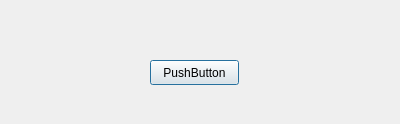
<?xml version="1.0" encoding="UTF-8"?>
<ui version="4.0">
 <class>DeleteDialog</class>
 <widget class="QDialog" name="DeleteDialog">
  <property name="geometry">
   <rect>
    <x>0</x>
    <y>0</y>
    <width>400</width>
    <height>124</height>
   </rect>
  </property>
  <property name="windowTitle">
   <string>Dialog</string>
  </property>
  <widget class="QPushButton" name="pushButton">
   <property name="geometry">
    <rect>
     <x>150</x>
     <y>60</y>
     <width>89</width>
     <height>25</height>
    </rect>
   </property>
   <property name="text">
    <string>PushButton</string>
   </property>
  </widget>
 </widget>
 <resources/>
 <connections>
  <connection>
   <sender>pushButton</sender>
   <signal>clicked()</signal>
   <receiver>DeleteDialog</receiver>
   <slot>close()</slot>
   <hints>
    <hint type="sourcelabel">
     <x>206</x>
     <y>72</y>
    </hint>
    <hint type="destinationlabel">
     <x>312</x>
     <y>70</y>
    </hint>
   </hints>
  </connection>
 </connections>
</ui>
